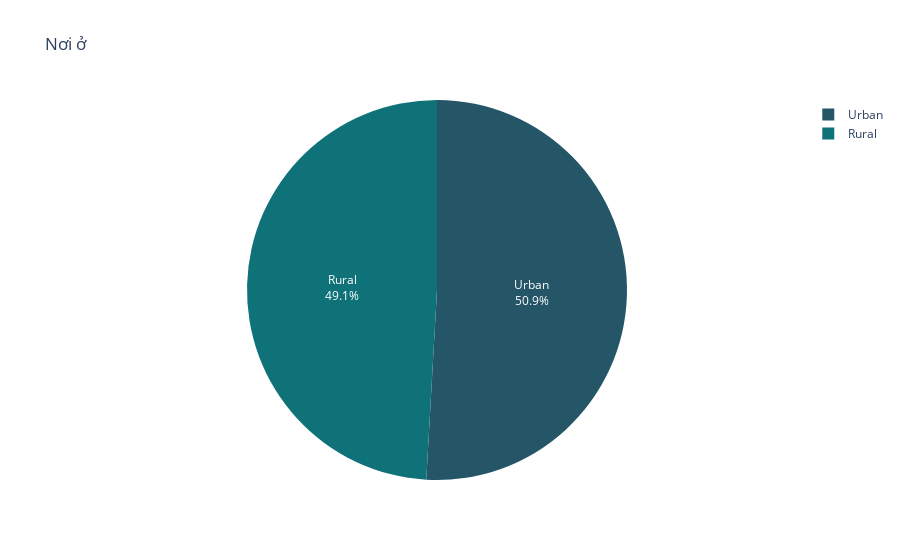

Notebook code for this chart:
### Code cell
Residence_types = dict(data_raw['Residence_type'].value_counts())
fig = px.pie(names = Residence_types.keys(),values = Residence_types.values(),title = 'Nơi ở',color_discrete_sequence=px.colors.sequential.Aggrnyl)
fig.update_traces(textposition='inside', textinfo='percent+label')

### Figure 1 — Plotly figure (JSON) as saved in the notebook; plotly's stock layout.template omitted (floating-point values rounded to 4 significant figures)
{"data": [{"domain": {"x": [0, 1], "y": [0, 1]}, "hovertemplate": "label=%{label}<br>value=%{value}<extra></extra>", "labels": ["Urban", "Rural"], "legendgroup": "", "name": "", "showlegend": true, "textinfo": "percent+label", "textposition": "inside", "type": "pie", "values": [1781, 1718]}], "layout": {"legend": {"tracegroupgap": 0}, "piecolorway": ["rgb(36, 86, 104)", "rgb(15, 114, 121)", "rgb(13, 143, 129)", "rgb(57, 171, 126)", "rgb(110, 197, 116)", "rgb(169, 220, 103)", "rgb(237, 239, 93)"], "title": {"text": "Nơi ở"}}}
